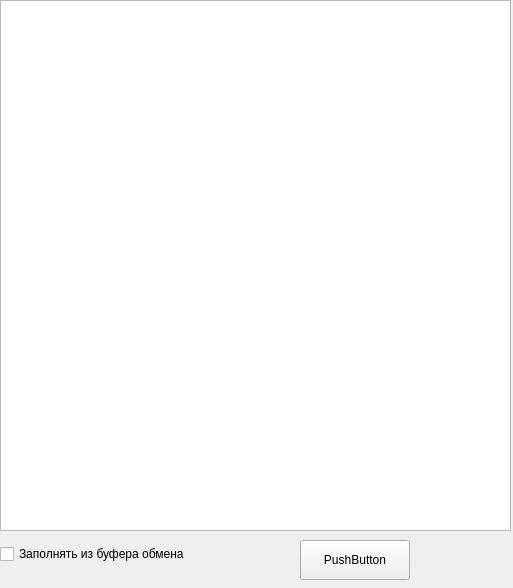
<?xml version="1.0" encoding="UTF-8"?>
<ui version="4.0">
 <class>Frame</class>
 <widget class="QFrame" name="Frame">
  <property name="geometry">
   <rect>
    <x>0</x>
    <y>0</y>
    <width>513</width>
    <height>588</height>
   </rect>
  </property>
  <property name="minimumSize">
   <size>
    <width>300</width>
    <height>300</height>
   </size>
  </property>
  <property name="windowTitle">
   <string>bufercy</string>
  </property>
  <property name="windowOpacity">
   <double>-14.000000000000000</double>
  </property>
  <widget class="QCheckBox" name="checkBox">
   <property name="geometry">
    <rect>
     <x>0</x>
     <y>540</y>
     <width>311</width>
     <height>28</height>
    </rect>
   </property>
   <property name="text">
    <string>Заполнять из буфера обмена</string>
   </property>
  </widget>
  <widget class="QTableView" name="tableView">
   <property name="geometry">
    <rect>
     <x>0</x>
     <y>0</y>
     <width>511</width>
     <height>531</height>
    </rect>
   </property>
   <property name="dragEnabled">
    <bool>true</bool>
   </property>
   <property name="dragDropMode">
    <enum>QAbstractItemView::DragDrop</enum>
   </property>
  </widget>
  <widget class="QPushButton" name="btn_test">
   <property name="geometry">
    <rect>
     <x>300</x>
     <y>540</y>
     <width>110</width>
     <height>40</height>
    </rect>
   </property>
   <property name="text">
    <string>PushButton</string>
   </property>
  </widget>
 </widget>
 <resources/>
 <connections/>
</ui>
